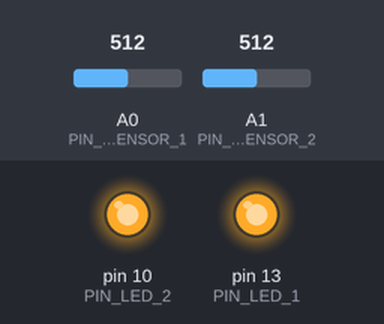
The sketch below on a simulated Arduino Uno, built with avr-gcc and run on an emulated ATmega328P. On the bench: output pins drawn as LEDs (lit = HIGH). Dashed ring = blinking. The test bench sets the inputs (shaded band); at power-on: A0 (PIN_PHOTO_SENSOR_1) = 512, A1 (PIN_PHOTO_SENSOR_2) = 512.

Above: at 1.2 s.
1.3 s: A0 (PIN_PHOTO_SENSOR_1) set to 597
2.8 s: A0 (PIN_PHOTO_SENSOR_1) set to 626
At 3.5 s:
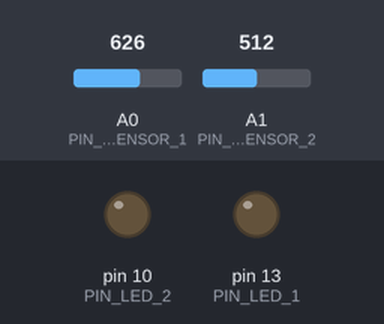
5.8 s: A1 (PIN_PHOTO_SENSOR_2) set to 544
At 7.0 s:
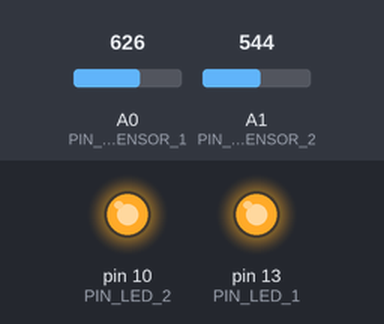
7.3 s: A1 (PIN_PHOTO_SENSOR_2) set to 717
8.8 s: A1 (PIN_PHOTO_SENSOR_2) set to 737
At 10.5 s:
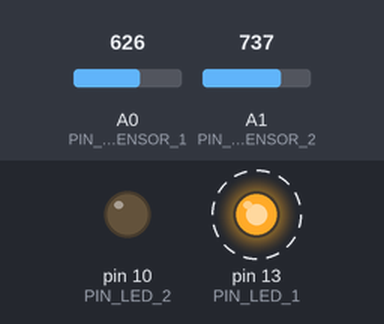
11.8 s: A1 (PIN_PHOTO_SENSOR_2) set to 716
At 13.5 s:
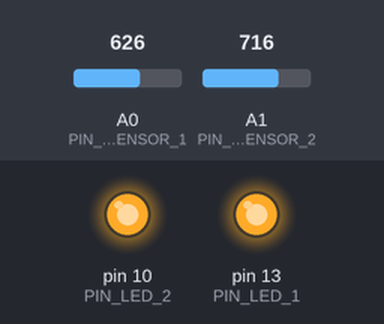
Timing chart, 0 to 15.0 s (numbered marks = the images above; inputs shaded):
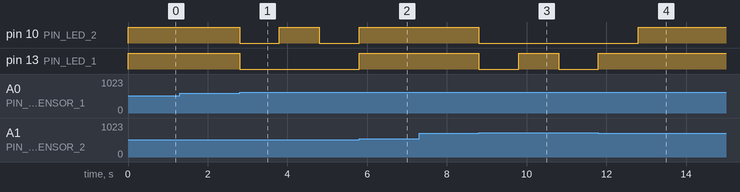

Measured:
- the behaviour switches between 611 and 612 on A0 (PIN_PHOTO_SENSOR_1) (found by bisection; images 0 and 1)
- the behaviour switches between 526 and 527 on A1 (PIN_PHOTO_SENSOR_2) (found by bisection; images 1 and 2)
- the behaviour switches between 725 and 726 on A1 (PIN_PHOTO_SENSOR_2) (found by bisection; images 2 and 3)
- after the input at 1.3 s, every drawn part: stays the same
- after the input at 2.8 s, pin 10 (PIN_LED_2): HIGH → LOW at once, → HIGH 1.0 s later, → LOW 1.0 s later; pin 13 (PIN_LED_1): HIGH → LOW at once
- after the input at 5.8 s, pin 10 (PIN_LED_2): goes on until 5.8 s, then stays HIGH; pin 13 (PIN_LED_1): LOW → HIGH at once
- after the input at 7.3 s, every drawn part: stays the same
- after the input at 8.8 s, pin 10 (PIN_LED_2): HIGH → LOW at once; pin 13 (PIN_LED_1): alternates HIGH for 1.0 s and LOW for 1.0 s, starting at once
- after the input at 11.8 s, pin 10 (PIN_LED_2): LOW → HIGH after 1.0 s; pin 13 (PIN_LED_1): stays HIGH (without the input it goes to LOW after 1.0 s)

The sketch:

light_source_detector.ino
```cpp
#define PIN_LED_1 13
#define PIN_PHOTO_SENSOR_1 A0
#define PIN_LED_2 10
#define PIN_PHOTO_SENSOR_2 A1

const int sensitivity = 100;
bool isBlinking = false;

bool led1State = LOW;
bool led2State = LOW;

unsigned long previousMillis = 0;
bool isPaused = false;
void pause(unsigned long duration) {
  previousMillis = millis();
  isPaused = true;
  while (millis() - previousMillis < duration) {
  }
  isPaused = false;
}

void setup() {
  Serial.begin(9600);
  pinMode(PIN_LED_1, OUTPUT);
  pinMode(PIN_LED_2, OUTPUT);
}

void loop() {
  int val_1 = analogRead(PIN_PHOTO_SENSOR_1);
  int val_2 = analogRead(PIN_PHOTO_SENSOR_2);

  if (val_2 - val_1 >= sensitivity) {
    digitalWrite(PIN_LED_1, led1State);
    led1State = !led1State;
    digitalWrite(PIN_LED_2, LOW);
    isBlinking = true;
  } else if (val_1 - val_2 >= sensitivity) {
    digitalWrite(PIN_LED_2, led2State);
    led2State = !led2State;
    digitalWrite(PIN_LED_1, LOW);
    isBlinking = true;
  } else {
    isBlinking = false;
    digitalWrite(PIN_LED_1, HIGH);
    digitalWrite(PIN_LED_2, HIGH);
  }

  if (isBlinking) {
    pause(1000);
  }

}
```
